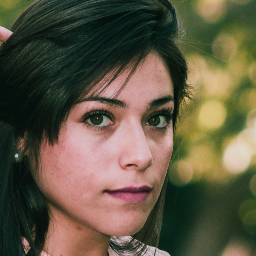
#> input picture BaseLine_10_March/base/results/inversion/test/test1_org.png, 256 x 256 px
$ jupyter execute baseline.ipynb   (shell and % lines are left out)
#> lines starting #> are read from the running program, lines starting #| are printed output that depends on the picture
### BaseLine_10_March/base/main_script.py
import os
from utils.inst_optim import StyleGANInverter
from utils.visualizer import save_image, load_image, resize_image


def main(model='styleganinv_ffhq256', text='he is old', lr=.01, iterations=500, clip_loss_wt=2.0,
        image_path="examples/test.jpg", loss_weight_feat=5e-5, loss_weight_enc = 2.0, mode='man', num_results=5):
  os.environ["CUDA_VISIBLE_DEVICES"] = '0'
  assert os.path.isfile(image_path)
  output_dir = 'results/inversion/test'
  if not os.path.exists(output_dir):
    os.makedirs(output_dir)

  inverter = StyleGANInverter(
      model,
      mode = mode,
      learning_rate=lr,
      iteration=iterations,
      reconstruction_loss_weight=1.0,
      perceptual_loss_weight=loss_weight_feat,
      regularization_loss_weight=loss_weight_enc,
      clip_loss_weight=clip_loss_wt,
      description=text)

  image_size = inverter.G.resolution

  # Image inversion code
  img = resize_image(load_image(image_path), (image_size, image_size))
  _, results = inverter.invert(img, num_viz=num_results)

  if mode == 'man':
    image_name = os.path.splitext(os.path.basename(image_path))[0]
  else:
    image_name = 'gen'
  save_image(f'{output_dir}/{image_name}_org.png', results[0])
  save_image(f'{output_dir}/{image_name}_encode.png', results[1])
  save_image(f'{output_dir}/{image_name}_invert.png', results[-1])


# [2 lines that do not run on import are left out]

### BaseLine_10_March/baseline.ipynb
[cell 1]
import os
import cv2
import numpy as np
import matplotlib.pyplot as plt
import numpy as np
from PIL import Image

[cell 2]
%cd base
os.getcwd()

[cell 3]
from main_script import main

[cell 4]
model = 'styleganinv_ffhq256'
text = 'she has red hair and blue lips'
clip_loss_wt = 2.0
lr = 0.01
iterations = 500
img_path = "./examples/test1.png"

[cell 5]
main(model, text, lr, iterations, clip_loss_wt, img_path)
#> (the call stopped at in main, `inverter = StyleGANInverter( model, mode = mode, learning_rate=lr, ite..`: utils is not available in this run)

[cell 6]
org_img = cv2.imread('results/inversion/test/test1_org.png')
#> org_img is the input picture: shape (256, 256, 3); mean B, G, R 67.3, 87.8, 95.9
invrt_img = cv2.imread('results/inversion/test/test1_encode.png')
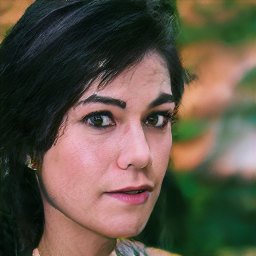
#> input picture BaseLine_10_March/base/results/inversion/test/test1_encode.png, 256 x 256 px
#> invrt_img is the input picture: shape (256, 256, 3); mean B, G, R 70.2, 83.9, 94.6
man_img = cv2.imread('results/inversion/test/test1_invert.png')
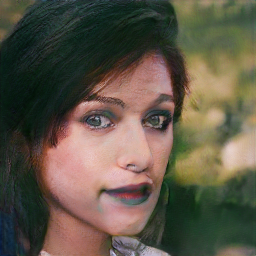
#> input picture BaseLine_10_March/base/results/inversion/test/test1_invert.png, 256 x 256 px
#> man_img is the input picture: shape (256, 256, 3); mean B, G, R 71.5, 86.9, 95.2
result = np.hstack([org_img, invrt_img, man_img])
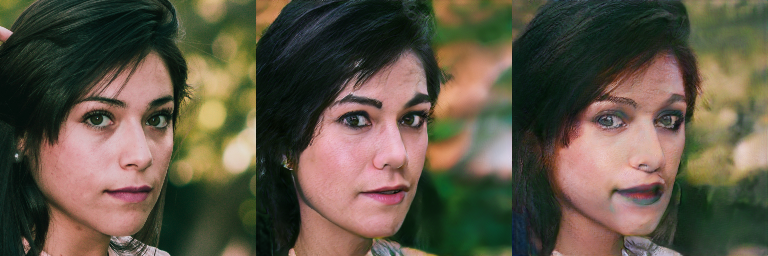
#> result: shape (256, 768, 3); mean B, G, R 69.7, 86.2, 95.2

[cell 7]
plt.figure(figsize=(20,20))
plt.imshow(cv2.cvtColor(result, cv2.COLOR_BGR2RGB))
plt.show()
